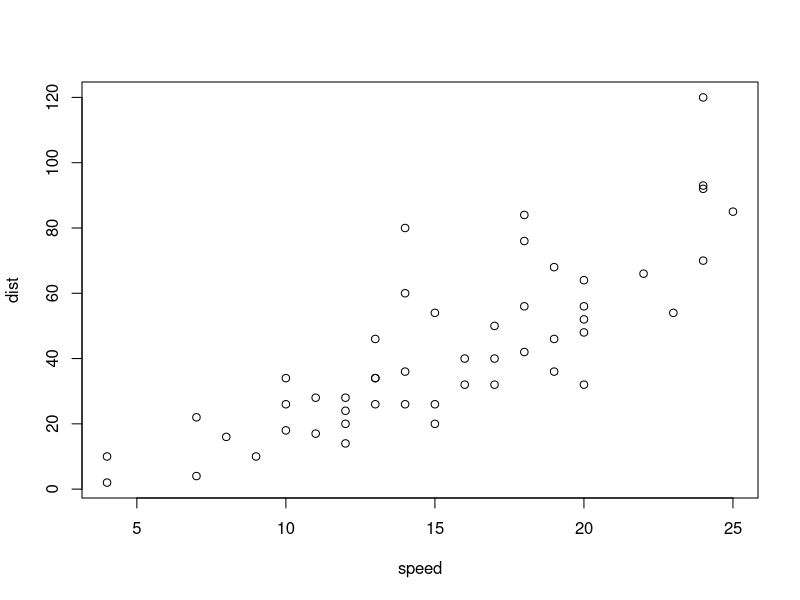
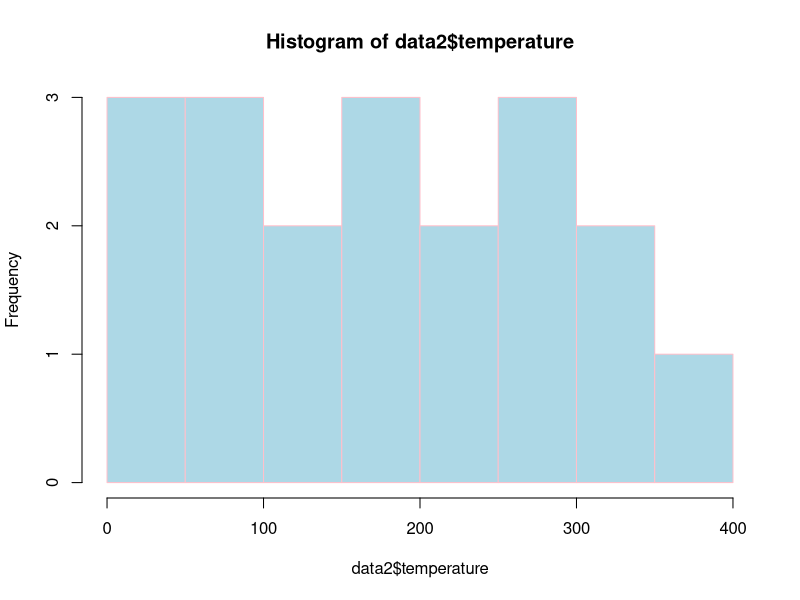
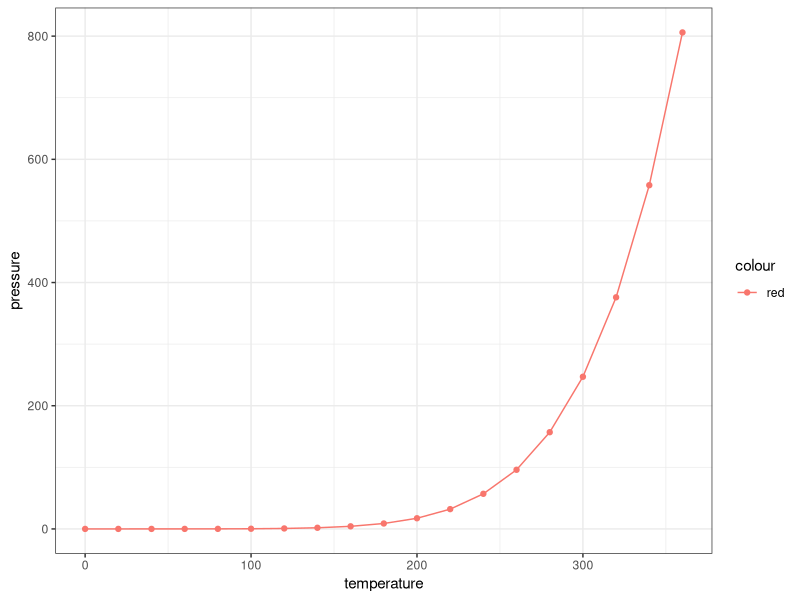

Here is the R script that generated these plots, in order:
## ---- chunk 1
library(ggplot2)
## ---- chunk 2
data <- cars
summary(data)
plot(data)
## ---- chunk 3
data2 <- pressure
head(data2)
result <- lm(data2, formula = pressure ~ temperature)
summary(result)

# this is a base function (no external library needed)
hist(data2$temperature, col = "lightblue", border = "pink")

# this is using ggplot2 library (does not work if ggplot2 is not loaded)
ggplot(data=data2, aes(x=temperature, y=pressure, color="red")) + geom_point() + geom_line() + theme_bw()

